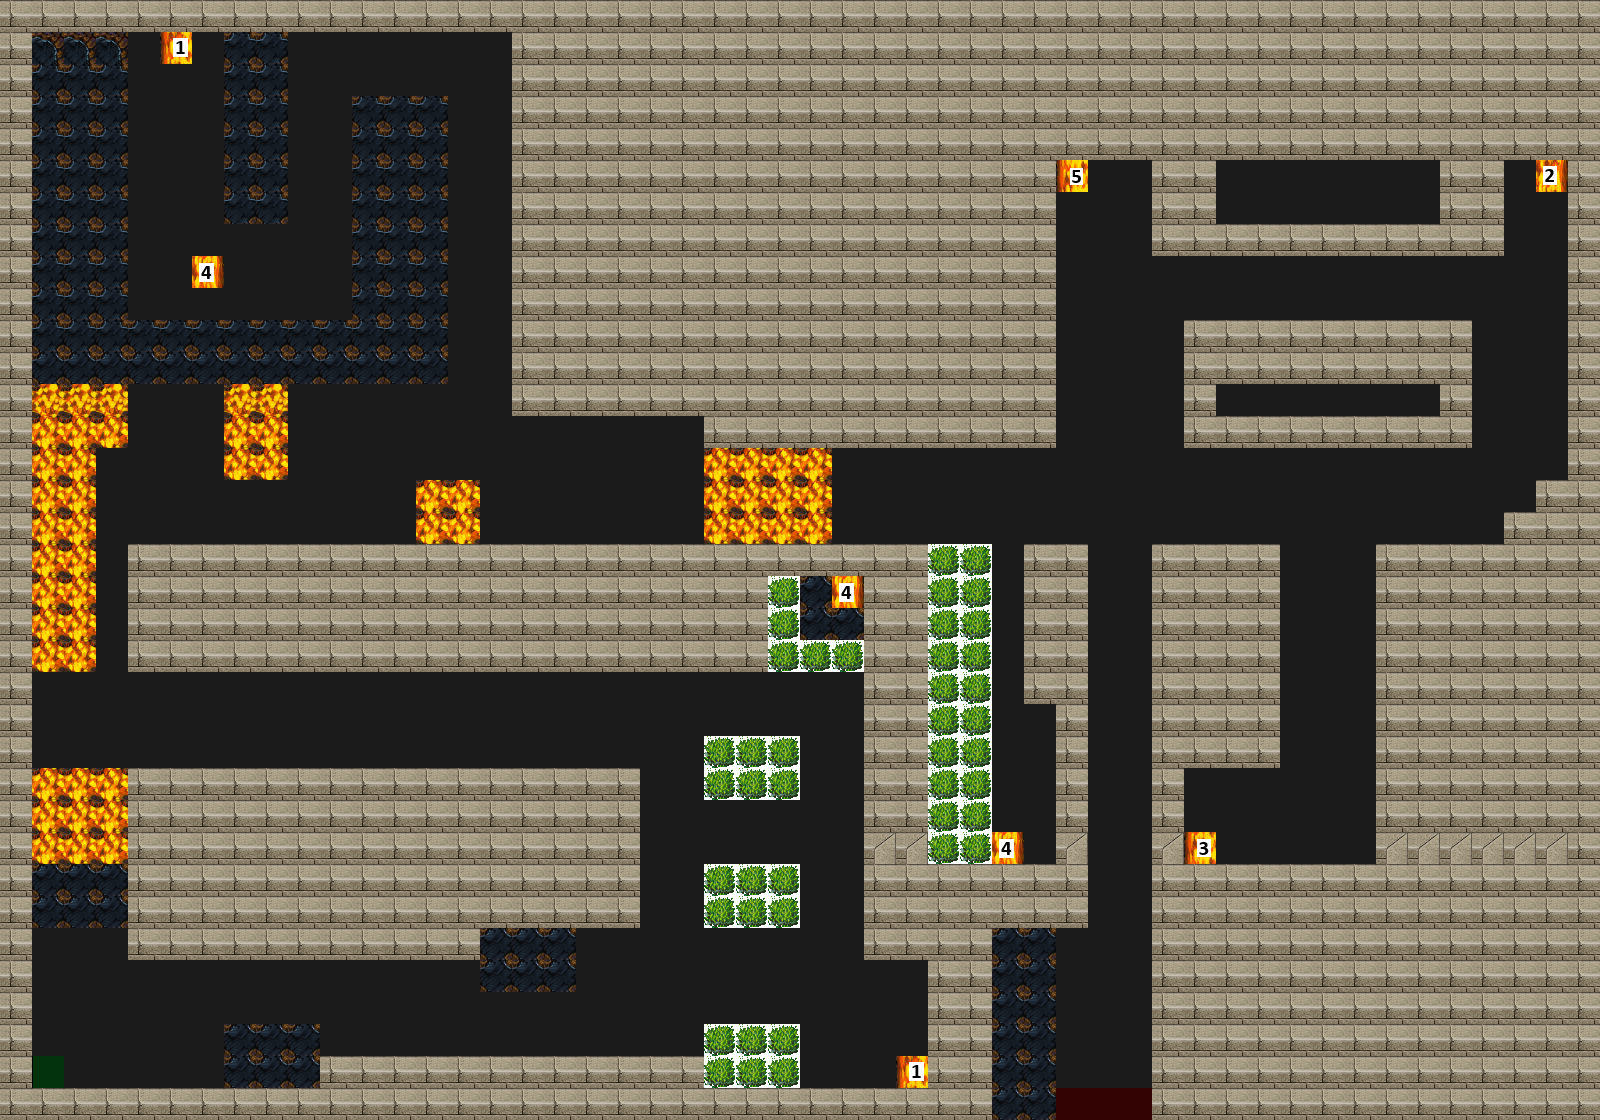

This game map was drawn from its Tiled (.tmx) file and the tilesets committed beside it. A one-line description and the trimmed map source follow:
An orthogonal 50x35 tile map with 32x32 px tiles, 4 tile layers (Wall, Trap, Road, Utility), 4 tilesets.

<map version="1.2" tiledversion="1.2.0" orientation="orthogonal" renderorder="right-down" width="50" height="35" tilewidth="32" tileheight="32" infinite="0" nextlayerid="13" nextobjectid="1">
 <tileset firstgid="1" source="../tilesets/meta.tsx" />
 <tileset firstgid="3" source="../tilesets/road.tsx" />
 <tileset firstgid="4" source="../tilesets/traps.tsx" />
 <tileset firstgid="196" source="../tilesets/wallsandroofs.tsx" />
 <layer id="9" name="Wall" width="50" height="35">
  <data>[1750 cells, 920 non-empty, 2 distinct tile ids]</data>
 </layer>
 <layer id="10" name="Trap" width="50" height="35">
  <data>[1750 cells, 221 non-empty, 11 distinct tile ids]</data>
 </layer>
 <layer id="11" name="Road" width="50" height="35">
  <data>[1750 cells, 605 non-empty, 1 distinct tile ids]</data>
 </layer>
 <layer id="12" name="Utility" width="50" height="35">
  <data>[1750 cells, 4 non-empty, 2 distinct tile ids]</data>
 </layer>
</map>
